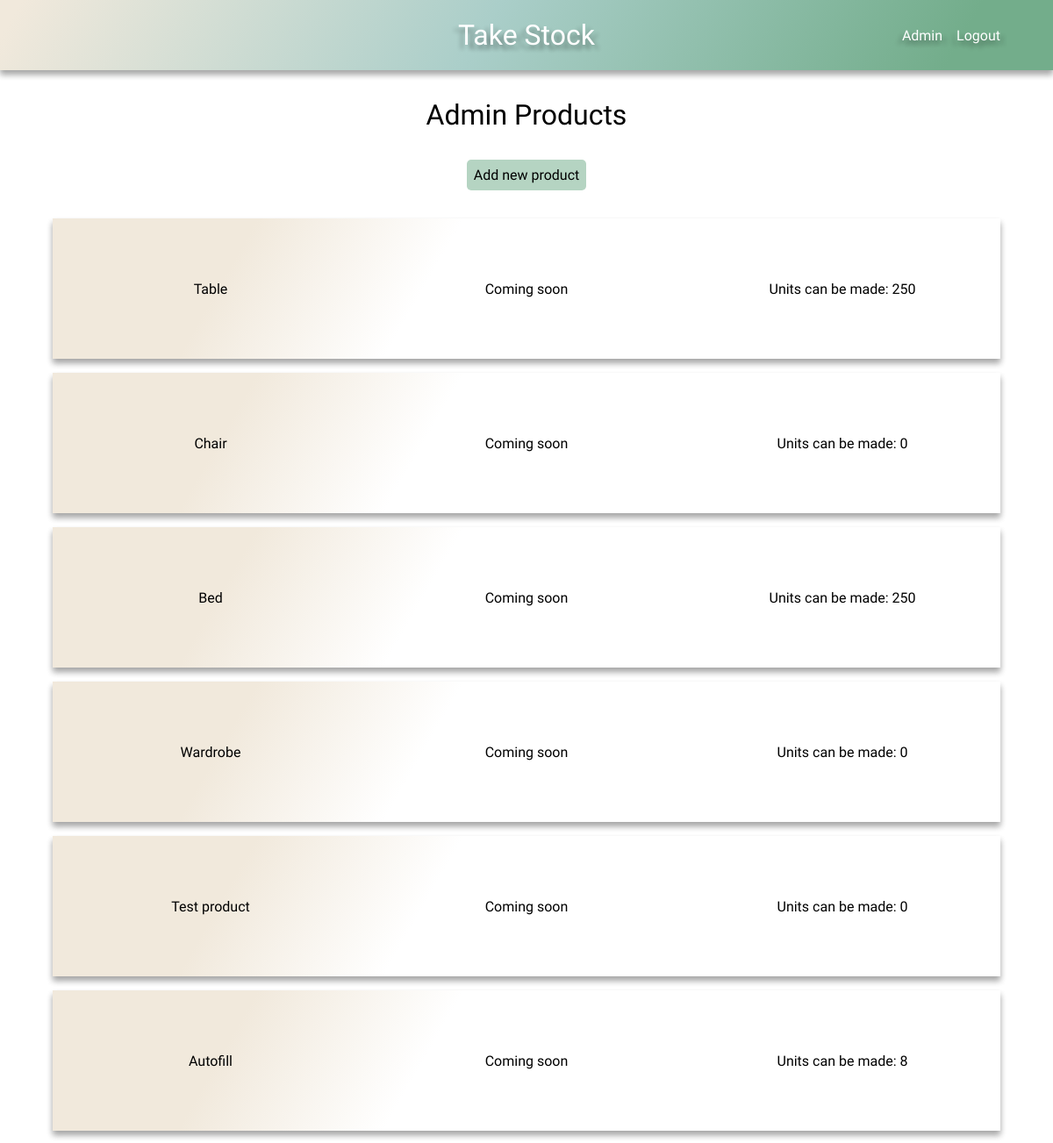
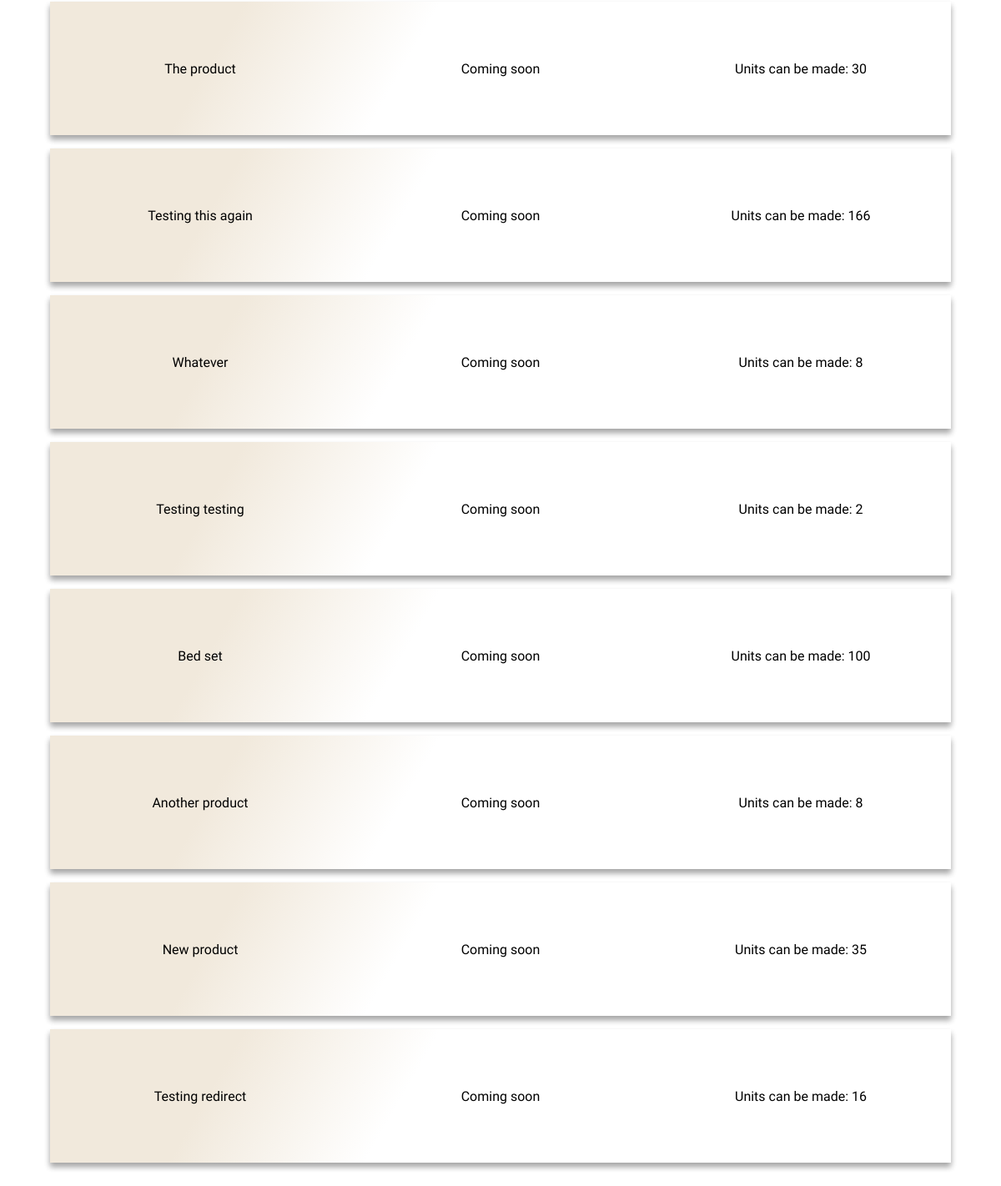
Screenshot of /products/ (signed in) with the database file from the repository (2 pictures, top to bottom).
### stock/models.py (models this page shows)
class Product(models.Model):
    name = models.CharField(max_length=100)
    stock_parts = models.ManyToManyField(Stock)
    company = models.ForeignKey(User, on_delete=models.CASCADE, default=1)
    def __str__(self):
        return f'{self.name}'

### stock/views.py (the view)
# urls.py: path('products/', product_page, name='products'),
def product_page(request):
    default_user = request.user
    products = Product.objects.filter(company=default_user)
    number_to_be_made = {}
    for product in products:
        parts = Parts.objects.filter(
            product_part_belongs_to=product.id
            )
        units = {}
        amount = []
        total_units_to_be_made = {}
        for i in parts:
            units_to_make = (i.item.number_in_stock / i.number_required)
            units_to_make = math.floor(units_to_make)
            units[i.product_part_belongs_to] = units_to_make
            amount.append(units_to_make)
        amount.sort()
        amount = amount[:1]
        if len(amount) == 0 or amount[0] == 0:
            total_units_to_be_made = 0
        else:
            for num in amount:
                int(num)
                total_units_to_be_made = num
        number_to_be_made[product.id] = total_units_to_be_made
    context = {
        'products': products,
        'number_to_be_made': number_to_be_made,
        'default_user': default_user
    }
    return render(request, 'products.html', context)

### stock/context_processors.py (called while the page is built)
def base(request):
    default_user = request.user
    return ({'default_user': default_user})

### stock/templates/products.html
{% extends 'base.html' %}
{% load static %}
{% block head %}
    <link rel="stylesheet" href="{% static 'css/product.css' %}">
    <link rel="stylesheet" href="{% static 'css/style.css' %}">
{% endblock %}
{% block content %}
    <h1>{{ default_user|title }} Products</h1>
    <div class="add-new btn btn-submit btn-hover">
        <a href="{% url 'add_new_product' %}">Add new product</a>
    </div>
    <div class="product-container">
        {% for product in products %}
            <div class="product-row">
                <div class="product">
                    <a href="{% url 'product-detail' product.id %}">{{ product }}</a>
                </div>
                <div class="orders">
                    Coming soon
                </div>
                <div class="unit-number">
                    {% for key, value in number_to_be_made.items %}
                        {% if product.id == key %}
                            Units can be made: {{ value }}
                        {% endif %}
                    {% endfor %}
                </div>
            </div>
        {% endfor %}
    </div>
{% endblock %}

### stock/templates/base.html (shortened to what this page needs)
{% load static %}
<!DOCTYPE html>
<html lang="en">
<head>
    <link rel="stylesheet" href="{% static 'css/style.css' %}">
    {% block head %}
    {% endblock %}
</head>
<body>
    <header class="main-header">
        <h1><a href="{% url 'home' %}">Take Stock</a></h1>
        <div class="user-nav">
            {% if user.is_authenticated %}
                <a href="#">{{ default_user }}</a>
                <a href="{% url 'logout' %}">Logout</a>
            {% else %}
                <a href="{% url 'login' %}">Login</a>
                <a href="{% url 'register' %}">Register</a>
            {% endif %}
        </div>
    </header>
    {% block content %}
    {% endblock %}
</body>
</html>

### stock/static/css/style.css (style rules this page uses)
:root { --clr-mix-calm: 120deg, #f1e9dc 2%, #aacec9, #73ad8b 90%; --shadow-s: 0 5px 7px 0 rgba(0, 0, 0, .2), 0 5px 7px 0 rgba(0, 0, 0, .2); --shadow-tl: 5px 5px 5px rgba(0, 0, 0, .2), -5px 5px 5px rgba(0, 0, 0, .2); --header-height: 5em; --hover: .522; --btn-submit: hsla(145, 26%, 56%, var(--hover)); --btn-delete: hsla(0, 58%, 86%, var(--hover)); }
*, *::before, *::after { margin: 0; padding: 0; box-sizing: border-box; text-decoration: none; list-style-type: none; color: #000000; font-family: 'Nanum Gothic', 'Gill Sans', 'Gill Sans MT', Calibri, 'Trebuchet MS', sans-serif; font-weight: 300; }
h1, .center, .add-new { width: max-content; margin: 1em auto; }
.add-new { padding: .5em; border-radius: 5px; }
.main-header { display: flex; justify-content: center; align-items: center; height: var(--header-height); background: linear-gradient(var(--clr-mix-calm)); box-shadow: var(--shadow-s); position: relative; }
.main-header h1 a { color: #FFFFFF; text-shadow: var(--shadow-tl); }
.btn { border: none; }
.btn-submit { background-color: var(--btn-submit); }
.user-nav { max-width: 20%; display: flex; justify-content: space-between; gap: 1em; position: absolute; right: 5%; }
.user-nav a { color: #FFFFFF; text-shadow: var(--shadow-tl); }

### stock/static/css/product.css (style rules this page uses)
.product-container { min-width: 80%; max-width: 90%; margin: 2em auto; }
.product-row { width: 100%; height: 10em; display: flex; align-items: center; text-align: center; justify-content: space-between; margin: 1em 0; box-shadow: var(--shadow-s); background-image: linear-gradient( 120deg, #f1e9dc 20%, transparent 40% ); }
.product, .orders, .unit-number { height: 100%; width: 100%; display: flex; justify-content: center; align-items: center; }

### rows the page displays
Product: name "Table", number_to_be_made "250"
Product: name "Chair", number_to_be_made "0"
Product: name "Bed", number_to_be_made "250"
Product: name "Wardrobe", number_to_be_made "0"
Product: name "Test product", number_to_be_made "0"
Product: name "Autofill", number_to_be_made "8"
Product: name "The product", number_to_be_made "30"
Product: name "Testing this again", number_to_be_made "166"
Product: name "Whatever", number_to_be_made "8"
Product: name "Testing testing", number_to_be_made "2"
Product: name "Bed set", number_to_be_made "100"
Product: name "Another product", number_to_be_made "8"
Product: name "New product", number_to_be_made "35"
Product: name "Testing redirect", number_to_be_made "16"

### other values shown
{{ default_user }} "Admin"
{{ default_user|title }} "Admin"
